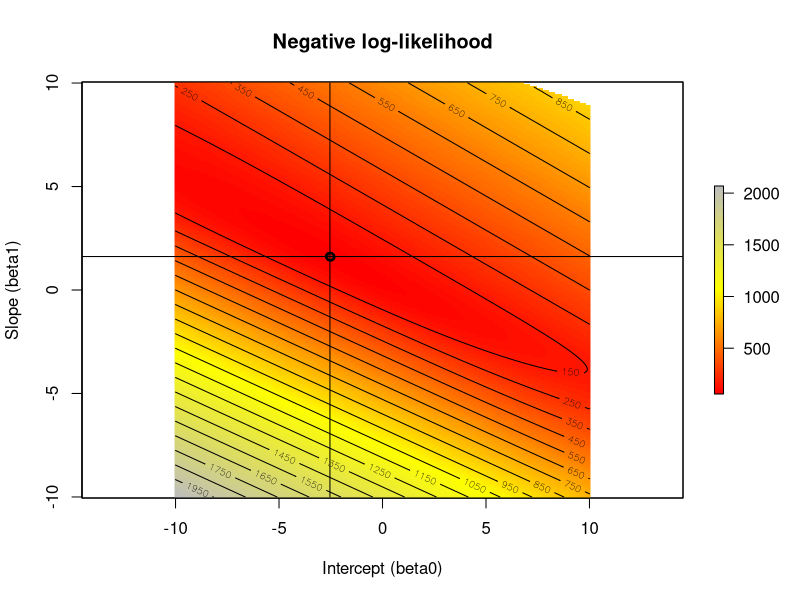

Reproduce this figure in R. (Note: this script raises an error after producing the figure.)
## Chapter 2 Kery
## WHAT ARE HIERARCHICAL MODELS AND HOW DO WE ANALYZE THEM?

## **********************************************************
## 2.1 Introduction
## **********************************************************

## Hierarchical model <- set of models that are conditionally related.

## Probability distribution of one random variable depends on the other random 
## variable. Models contain one component for the observations and one or more 
## components that describe the variables or outcomes of ecological process.

## **********************************************************
## 2.2 Random Variables, Probability Density Functions, Statistical Models, Probability, and Statistical Inference
## **********************************************************

## random variables <- variables for which possible values are governed by
## probability distributions.

## Two types of probability distributions:
## probability density function(pdf) for continuous variables
## probability mass function (pmf) for discrete variables
## They depend on one or more quatities called parameters

## Example of a PMf (counts of observed peregrine falcons)
## y = {0,1,2,3,4,5}, N = 5, p = 0.2
## Probability that we detect a falcon 0-5 times
dbinom(0:5, size = 5, prob = 0.2)

## Example of a PDF (height of adult males)
## mean = 190 cm, standard dev = 10 cm
##Proportion of the population shorter than 200cm
pnorm(200, mean = 190, sd = 10)
# Expected proportion of males with height between 180-200
pnorm(200, mean = 190, sd = 10)- pnorm(180, mean = 190, sd = 10)

## Statistical model <- observed response is treated as a random variable with
## an assume probability distribution (pdf) and this response can be predicted in
## average but there is variability that is often caused by other variables(covariates). 

## Joint probability distribution

## Probability of simultaneously observing all unique combinations of Y and X. 
## Written as [Y = y, X = x]
## Example: 
## Sets up the observations
Y <- 0:5 #Possible values of Y (# surveys with peregrine sightings)
X <- 0:5 #Possible values of X (# fledged young)
p <- plogis(-1.2 + 2*X) # p as function of X
round(p, 2)
# Joint distribution [Y, X]
lambda <- 0.4
joint <- matrix(NA, length(Y), length(X))
rownames(joint) <- paste("y=", Y, sep="")
colnames(joint) <- paste("x=", X, sep="")
for(i in 1:length(Y)) {
  joint[,i] <- dbinom(Y, 5, p[i]) * dpois(X[i], lambda)
}
round(joint, 3)

## Marginal probability distribution

## For a variable Y its distribution averaged over all possible values of X. 
## If X is discrete we do the averaging, if X is continuous we integrate over 
## the range of X
## Example:
margX <- colSums(joint)
round(margX, 4)

margY <- rowSums(joint)
round(margY, 4)

## Conditional probability distribution
## Explicit description of the relationship between one random variables and another.
## Example:
YgivenX <- joint / matrix(margX, nrow(joint), ncol(joint), byrow=TRUE)
round(YgivenX, 2)

## **********************************************************
## 2.3 Hierarchical Models (HMs)
## **********************************************************


## Occupancy model for species distributions
## See page 11
## N-mixture models- used for animal abundance
## See page 12

## **********************************************************
## 2.4 Classical Inference Based on Likelihood
## **********************************************************

## "Statistical inference for any system is based on the conceptual view that data we observe (or may
## potentially observe) are outcomes of random variables having a distribution with parameters that we
## would like to learn about from data."

## Example:
# Simulate a covariate called vegHt for 100 sites
set.seed(2014) # Set seed so we all get the same values of vegHt
M <- 100 # Number of sites surveyed
vegHt <- runif(M, 1, 3) # uniform from 1 to 3

# Suppose that occupancy probability increases with vegHt
# The relationship is described by an intercept of -3 and
# a slope parameter of 2 on the logit scale
beta0 <- -3
beta1 <- 2
psi <- plogis(beta0 + beta1*vegHt) # apply inverse logit
# Now we go to 100 sites and observe presence or absence
z <- rbinom(M, 1, psi)

# Definition of negative log-likelihood.
negLogLike <- function(beta, y, x) {
  beta0 <- beta[1]
  beta1 <- beta[2]
  psi <- plogis(beta0 + beta1*x)
  likelihood <- psi^y * (1-psi)^(1-y) # same as next line:
  # likelihood <- dbinom(y, 1, psi)
  return(-sum(log(likelihood)))
}
# Look at (negative) log-likelihood for 2 parameter sets
negLogLike(c(0,0), y=z, x=vegHt)
negLogLike(c(-3,2), y=z, x=vegHt) # Lower is better!
# Let's minimize it formally by function minimisation
starting.values <- c(beta0=0, beta1=0)
opt.out <- optim(starting.values, negLogLike, y=z, x=vegHt, hessian=TRUE)
(mles <- opt.out$par) # MLEs are pretty close to truth

# Alternative 1: Brute-force grid search for MLEs
mat <- as.matrix(expand.grid(seq(-10,10,0.1), seq(-10,10,0.1)))
# above: Can vary resolution (e.g., from 0.1 to 0.01)
nll <- array(NA, dim = nrow(mat))
for (i in 1:nrow(mat)){
  nll[i] <- negLogLike(mat[i,], y = z, x = vegHt)
}
which(nll == min(nll))
mat[which(nll == min(nll)),]
# Produce a likelihood surface, shown in Fig. 2-2.
library(raster)
r <- rasterFromXYZ(data.frame(x = mat[,1], y = mat[,2], z = nll))
mapPalette <- colorRampPalette(rev(c("grey", "yellow", "red")))

plot(r, col = mapPalette(100), main = "Negative log-likelihood",
     xlab = "Intercept (beta0)", ylab = "Slope (beta1)")
contour(r, add = TRUE, levels = seq(50, 2000, 100))
# Alternative 2: Use canned R function glm as a shortcut
(fm <- glm(z ~ vegHt, family = binomial)$coef)
# Add 3 sets of MLEs into plot
# 1. Add MLE from function minimisation
points(mles[1], mles[2], pch = 1, lwd = 2)
abline(mles[2],0) # Put a line through the Slope value
lines(c(mles[1],mles[1]),c(-10,10))
# 2. Add MLE from grid search
points(mat[which(nll == min(nll)),1], mat[which(nll == min(nll)),2],
       pch = 1, lwd = 2)
# 3. Add MLE from glm function
points(fm[1], fm[2], pch = 1, lwd = 2)

Vc <- solve(opt.out$hessian) # Get variance-covariance matrix
ASE <- sqrt(diag(Vc)) # Extract asymptotic SEs
print(ASE)
# Compare to SEs reported by glm() function (output thinned)
summary(glm(z ~ vegHt, family = binomial))


## Bootstrapping
nboot<-1000 #Obtain1000bootstrapsamples
boot.out<-matrix(NA,nrow=nboot,ncol=3)
dimnames(boot.out)<-list(NULL,c("beta0","beta1","psi.bar"))
for(i in 1:1000){
  #Simulatedata
  psi<-plogis(mles[1]+mles[2]*vegHt)
  z<-rbinom(M,1,psi)
  #Fitmodel
  tmp<-optim(mles,negLogLike,y=z,x=vegHt,hessian=TRUE)$par
  psi.mean<-plogis(tmp[1]+tmp[2]*mean(vegHt))
  boot.out[i,]<-c(tmp,psi.mean)
}
SE.boot<-sqrt(apply(boot.out,2,var)) #GetbootstrapSE
names(SE.boot)<-c("beta0","beta1","psi.bar")
apply(boot.out,2,quantile,c(0.025,0.975))

SE.boot

## Discrete Random effects
set.seed(2014)
M <- 100
vegHt <- runif(M, 1, 3)
# number of sites
# uniform from 1 to 3
psi <- plogis(beta0 + beta1 * vegHt) # occupancy probability
z <- rbinom(M, 1, psi)
p <- 0.6
J <- 3
y <-rbinom(M, J, p*z)
# Define negative log-likelihood.
# realised presence/absence
# detection probability
# sample each site 3 times
# observed detection frequency
negLogLikeocc <- function(beta, y, x, J) {
  beta0 <- beta[1]
  beta1 <- beta[2]
  p <- plogis(beta[3])
  psi <- plogis(beta0 + beta1*x)
  marg.likelihood <- dbinom(y, J, p)*psi + ifelse(y==0,1,0)*(1-psi)
  return(-sum(log(marg.likelihood)))
}
starting.values <- c(beta0=0, beta1=0,logitp=0)
(opt.out <- optim(starting.values, negLogLikeocc, y=y, x=vegHt,J=J,
                  hessian=TRUE))
## To optain standard errors
sqrt(diag(solve(opt.out$hessian)))

## Continuous Latent Variable (random effect)
marg <- rep(NA, J+1)
for(j in 0:J){
  marg[j+1] <- integrate(
    function(x){
      dbinom(j, J, plogis(x)) * dnorm(x, mu, sigma)},
    lower=-Inf,upper=Inf)$value
  }

#nx[encounter frequencies, number inds. encountered 1, 2, ..., 14 times
nx <- c(34, 16, 10, 4, 2, 2, 0, 0, 0, 0, 0, 0, 0, 0)
nind <- sum(nx)
# Number of individuals observed
J <- 14
# Number of sample occasions
# Model Mh likelihood
Mhlik <- function(parms){
  mu <- parms[1]
  sigma <- exp(parms[2])
  # n0 = number of UNobserved individuals: N = nind + n0
  n0 <- exp(parms[3])
  # Compute the marginal probabilities for each possible value j[0,..,14
  marg <- rep(NA,J+1)
  }
  
# The negative log likelihood involves combinatorial terms computed
# using lgamma()-1*(lgamma(n0 + nind + 1)- lgamma(n0 + 1) + sum(c(n0, nx) * log(marg)))

(tmp <- nlm(Mhlik, c(-1, 0, log(10)), hessian=TRUE))

(SE <- sqrt( (exp(tmp$estimate[3])^2)* diag(solve(tmp$hessian))[3] ) )

## **********************************************************
## 2.5 Bayesian Inference
## **********************************************************

## In Bayesian inference, we use probability directly to characterize
## uncertainty about parameters whereas in classical inference probability is used to characterize operating
## properties of statistical procedures.

## Bayesian inference is characterized by two features: 
## 1) posterior inference
## 2) regarding all parameters as realizations of random variables

## Bayes rule 
## [z|y] = [y|z][z]\[y]
## posterior = likelihood*prior/marginalization

## [z|y] = conditional probability distribution of z given y (the probability of z being true given y)
## [y|z] = conditional probability distribution of y given z (the probability of y being true given z)
## [z] = marginal distribution of z (the probability of z being true)
## [y] = marginal distribution of y (the probability of y being true)

## we can think of this as a way of updating our prior knowledge about an unknown
## quantity (expressed by [z]) with information obtained from the data ([y|z]).

## for example, in occupancy modeling terms:
## Pr(present|not detected) = Pr(not detected|present)*Pr(present) \ Pr(not detected)
## the probability a species is present given the absense of detection (the posterior)
## equals the probability that a species is not detected given being present (the likelihood)
## multiplied by the probability that a species is present (the prior)
## divided by the probability that a species is not detected (marginalization)

## another example in our modeling context:
## [model|data] = [data|model][model] \ [data]

## Regarding choosing priors:
## majority of time, chosen to express a lack of specific information to 'let the data speak'
## however can be chosen based on information from a comparable previous study, i.e. sequentially across years
## informative priors can be useful if you have a parameter that is technically undefinable
## according to Kery: we generally recommend the use of priors that are meant to reflect a lack of information

## TODO QUESTION: For our lab's modeling approach, what type of priors do we typically use?

## **********************************************************
## 2.6 Basic Markov Chain Monte Carlo (MCMC)
## **********************************************************

## a class of methods for drawing random samples (i.e., simulating) from the target posterior distribution (or any distribution for that matter).

## any particular MCMC algorithm needs to run for some number of iterations before the
## Markov chain “converges” to the target posterior distribution. Samples from this early, transitional
## period, called the “burn-in” or “warm-up,” are discarded and not used in characterizing posterior
## summaries.

## 2.6.2 ILLUSTRATION: USING MH FOR A BINOMIAL MODEL
# Simulate data
set.seed(2016)
y <- rbinom(2, size=10, p = 0.5)
# Define the joint distribution ([ likelihood) which we will maximize
jointdis <- function(data, J, p){
  prod(dbinom(data, size=J, p=p))
}
# Posterior is proportional to likelihood times prior
posterior <- function(p, data, J, a, b){
  prod(dbinom(data, size=J, p=p)) * dbeta(p, a, b)
}

# Do 100,000 MCMC iterations using Metropolis algorithm
# Assume vague prior which is beta(1,1) [ Unif(0,1)
mcmc.iters <- 100000
out <- rep(NA, mcmc.iters)

# Starting value
p <- 0.2
# Begin the MCMC loop
for(i in 1:mcmc.iters){
  # Use a uniform candidate generator (not efficient)
  p.cand <- runif(1, 0, 1)
  # Alternative: random walk proposal
  # p.cand <- rnorm(1, p, 0.05) # Need to reject if > 1 or < 0
  # if(p.cand < 0 | p.cand > 1 ) next
  r <- posterior(p=p.cand, y, J=10, a=1, b=1) / posterior(p=p, y, J=10, a=1, b=1)
  # Generate a uniform r.v. and compare with "r", this imposes the
  # correct probability of acceptance
  if(runif(1) < r)
    p <- p.cand
  # Save the current value of p
  out[i] <- p
}

mean(out)

sd(out)

quantile(out, c(0.025, 0.975))

# Evaluate likelihood for a grid of values of p
p.grid <- seq(0.1, 0.9, , 200)
likelihood <- rep(NA, 200)
for(i in 1:200){
  likelihood[i] <- jointdis(y, J=10, p=p.grid[i])
}

par(mfrow=c(2,1), mar = c(5,5,3,2))
plot(p.grid, likelihood, xlab="", ylab="Likelihood", xlim=c(0,1), ty = "l", main =
       "Likelihood function")
p.hat <- p.grid[likelihood == max(likelihood)]
abline(v = p.hat)
text(p.hat, 0.005, paste("MLE = ", round(p.hat, 3), sep= ""))
plot(density(out), xlim=c(0,1), main = "Posterior distribution", xlab = "p",
     ylab = "Posterior")
p.mean <- mean(out)
abline(v = p.mean)
text(p.mean, 0.5, paste("Post. mean = ", round(p.mean, 3),sep=" "))

## 2.6.3 METROPOLIS ALGORITHM FOR MULTIPARAMETER MODELS

log.posterior <- function(beta0, beta1, z, vegHt){
  # Note: "z" and "vegHt" must be input
  loglike <- -1 * negLogLike(c(beta0, beta1), z, vegHt)
  logprior <- dnorm(c(beta0, beta1), 0, 10, log=TRUE)
  return(loglike + logprior[1] + logprior[2])
}

niter <- 50000
out <- matrix(NA, niter, 2, dimnames = list(NULL, c("beta0", "beta1")))
# Initialize parameters
beta0 <- rnorm(1)
beta1 <- rnorm(1)
# Current value of the log(posterior)
logpost.curr <- log.posterior(beta0, beta1, z, vegHt)
# Run MCMC algorithm
for(i in 1:niter){
  if(i %% 1000 == 0) # report progress
    cat("iter", i, "yn")
  # Update intercept (beta0)
  # Propose candidate values of beta
  # If the proposal was not symmetric, would be Metrop-*Hastings*
  beta0.cand <- rnorm(1, beta0, 0.3) # 0.3 is tuning parameter
  # Evaluate the log(posterior)
  logpost.cand <- log.posterior(beta0.cand, beta1, z, vegHt)
  # Compute Metropolis acceptance probability, r
  r <- exp(logpost.cand - logpost.curr)
  # Keep candidate if it meets criterion (u < r)
  if(runif(1) < r){
    beta0 <- beta0.cand
    logpost.curr <- logpost.cand
  }
  # Update slope (beta1)
  beta1.cand <- rnorm(1, beta1, 0.3) # 0.3 is tuning parameter
  # Evaluate the log(posterior)
  logpost.cand <- log.posterior(beta0, beta1.cand, z, vegHt)
  # Compute Metropolis acceptance probability
  r <- exp(logpost.cand - logpost.curr)
  # Keep candidate if it meets criterion (u < r)
  if(runif(1) < r){
    beta1 <- beta1.cand
    logpost.curr <- logpost.cand
  }
  out[i,] <- c(beta0, beta1) # Save samples for iteration
}
# Plot
layout(rbind(c(1,1),
             c(2,2),
             c(3,4)), respect = T) # <- play with these settings
par(oma=c(0,0,0,0),mar=c(5,4,1,1))
plot(out[,1], type="l", xlab="Iteration", ylab="beta0")
plot(out[,2], type="l", xlab="Iteration", ylab="beta1")
plot(density(out[,1]), xlab="beta0", main="")
plot(density(out[,2]), xlab="beta1", main="")

## 2.6.7 BAYESIAN ANALYSIS OF HMs
psi <- plogis(-3 + 2*vegHt) # occupancy probability
z <- rbinom(M, 1, psi) # realised presence/absence
p <- 0.6 # detection probability
J <- 3 # sample each site 3 times
y <-rbinom(M, J, p*z) # observed detection frequency
# Number of MCMC iterations to to
niter <- 50000
# Matrix to hold the simulated values
out <- matrix(NA, niter, 3, dimnames = list(NULL, c("beta0", "beta1", "p")))
# Initialize parameters, likelihood, and priors
starting.values <- c(beta0=0, beta1=0)
beta0 <- starting.values[1]
beta1 <- starting.values[2]
z <-ifelse(y>0, 1, 0)
p <- 0.2

# NOTE: using logistic reg. likelihood function here (defined previously)
loglike <- -1*negLogLike(c(beta0, beta1), z, vegHt)
logprior <- dnorm(c(beta0, beta1), 0, 10, log=TRUE)
# Run MCMC algorithm
for(i in 1:niter) {
  if(i %% 1000 ==0 ) # report progress
    cat("iter", i, "yn")
  # PART 1 of algorithm -- same as before
  # Update intercept (beta0)
  # propose candidate values of beta
  beta0.cand <- rnorm(1, beta0, 0.3) # 0.3 is tuning parameter
  # evaluate likelihood and priors for candidates
  loglike.cand <- -1*negLogLike(c(beta0.cand, beta1), z, vegHt)
  logprior.cand <- dnorm(beta0.cand, 0, 10, log=TRUE)
  # Compute Metropolis acceptance probability (r)
  r <- exp((loglike.cand+logprior.cand) - (loglike + logprior[1]))
  # Keep candidate if it meets the criterion
  if(runif(1) < r){
    beta0 <- beta0.cand
    loglike <- loglike.cand
    logprior[1] <- logprior.cand
  }
  # Update slope (beta1)
  beta1.cand <- rnorm(1, beta1, 0.3) # 0.3 is tuning parameter
  # evaluate likelihood and priors for candidates
  loglike.cand <- -1*negLogLike(c(beta0,beta1.cand), z, vegHt)
  logprior.cand <- dnorm(beta1.cand, 0, 10, log=TRUE)
  # Compute Metropolis acceptance probability r
  r <- exp((loglike.cand+logprior.cand) - (loglike + logprior[2]))
  # Keep the candidates if they meet the criterion
  if(runif(1) < r) {
    beta1 <- beta1.cand
    loglike <- loglike.cand
    logprior[2] <- logprior.cand
  }
  # Part 2 of the algorithm
  # update z. Note we only need to update z if y=0.
  # The full conditional has known form
  psi <- plogis(beta0 + beta1 * vegHt)
  psi.cond <- dbinom(0,J,p) * psi /(dbinom(0, J, p) * psi + (1-psi))
  z[y==0] <- rbinom(sum(y==0), 1, psi.cond[y==0])
  loglike <- -1 * negLogLike(c(beta0, beta1), z, vegHt)
  
  # Part 3: update p
  ## The commented code will update p using Metropolis
  ## loglike.p <- sum(log(dbinom(y[z==1],J,p)))
  ## p.cand <- runif(1, 0, 1)
  ## loglike.p.cand <- sum(log(dbinom(y[z==1], J, p.cand)))
  ## if(runif(1) < exp(loglike.p.cand-loglike.p))
  ## p <- p.cand
  ## This bit draws p directly from its full conditional
  p <- rbeta(1, 1+ sum(y), sum(z)*J +1 - sum(y) )
  # Save MCMC samples
  out[i,] <- c(beta0,beta1,p)
}
# Plot bivariate representation of joint posterior
pairs(out)
# Trace/history plots for each parameter (Fig. 2.8)
op <- par(mfrow=c(2,1))
plot(out[,1], type="l", xlab="Iteration", ylab="beta0")
abline(h = mean(out[,1]), col = "blue", lwd = 2)
abline(h = -3, col = "red", lwd = 2)
plot(out[,2], type="l", xlab="Iteration", ylab="beta1")
abline(h = mean(out[,2]), col = "blue", lwd = 2)
abline(h = 2, col = "red", lwd = 2)


## **********************************************************
## 2.7 Model Selection and Averaging
## **********************************************************


## **********************************************************
## 2.8 Assessment of Model Fit
## **********************************************************

## 2.8.1 PARAMETRIC BOOTSTRAPPING EXAMPLE
sim.data <- function(beta0 = -3, beta1 = 2, p = 0.6, x=NULL){
  # Function allows input of covariate "x", or simulates new
  
  M <- 100
  if(is.null(x))
    vegHt <- runif(M, 1, 3) # uniform from 1 to 3
  
  # Suppose that occupancy probability increases with vegHt
  # The relationship is described (default) by an intercept of -3 and
  #    a slope parameter of 2 on the logit scale
  # plogis is the inverse-logit (constrains us back to the [0-1] scale)
  psi <- plogis(beta0 + beta1*vegHt)
  
  # Now we simulated true presence/absence for 100 sites
  z <- rbinom(M, 1, psi)
  
  # Now generate observations
  J <- 3 # sample each site 3 times
  y <- rbinom(M,J,p*z)
  
  list(y=y, J=J, vegHt=vegHt)
}

# This is the negative log-likelihood based on the marginal distribution
# of y. It is the pmf of a zero-inflated binomial random variable.
#
negLogLikeocc <- function(beta, y, x, J) {
  beta0 <- beta[1]
  beta1 <- beta[2]
  p<- plogis(beta[3])
  psi <- plogis(beta0 + beta1*x)
  marg.likelihood <- dbinom(y, J, p) * psi + ifelse(y==0, 1, 0) * (1-psi)
  return(-sum(log(marg.likelihood)))
}

data <- sim.data()        # Generate a data set

# Let's minimize it
starting.values <- c(beta0=0, beta1=0, logitp=0)
opt.out <- optim(starting.values, negLogLikeocc, y=data$y, x=data$vegHt,
                 J=data$J, hessian=TRUE)
(mles <- opt.out$par)

# Make a table with estimates, SEs, and 95% CI
mle.table <- data.frame(Est=mles,
                        SE = sqrt(diag(solve(opt.out$hessian))))
mle.table$lower <- mle.table$Est - 1.96*mle.table$SE
mle.table$upper <- mle.table$Est + 1.96*mle.table$SE
mle.table


# Define a fit statistic
fitstat <- function(y, Ey){
  sum((sqrt(y) - sqrt(Ey)))
}
# Compute it for the observed data
# ~~~ 3 lines of code added to ensure we are using output from sim.data(), see Errata 2021-10-09
y <- data$y
J <- data$J
vegHt <- data$vegHt
T.obs <- fitstat(y, J*plogis(mles[1] + mles[2]*vegHt)*plogis(mles[3]))

# Get bootstrap distribution of fit statistic
T.boot <- rep(NA, 100)
for(i in 1:100){
  # Simulate a new data set and extract the elements. Note we use
  # the previously simulated "vegHt" covariate
  data <- sim.data(beta0=mles[1],beta1=mles[2],p=plogis(mles[3]),x=vegHt)
  # Next we fit the model
  starting.values <- c(0,0,0)
  opt.out <- optim(starting.values, negLogLikeocc, y=data$y, x= data$vegHt, J=data$J, hessian=TRUE)
  (parms <- opt.out$par)
  # Obtain the fit statistic
  T.boot[i]<- fitstat(y, J*plogis(parms[1] + parms[2]*vegHt)*plogis(parms[3]) )
}

(T.obs)

summary(T.boot)


## **********************************************************
## 2.9 Summary and Outlook
## **********************************************************




## **********************************************************
## Exercises
## **********************************************************

# 1. You should be able to apply Bayes’ rule to the peregrine falcon example earlier in this chapter to
# compute the distribution of X|Y. That is: how many fledged young are there, given that we have
# detected birds on 0, 1, 2, . , J visits?

## Bayes rule 
## [z|y] = [y|z][z]\[y]
## posterior = likelihood*prior/marginalization

## Pr(fledged_young|detected) = Pr(detected|fledged_young)*Pr(fledged_young) / Pr(detected)

# Parameters
N <- 5         # Number of visits
p <- 0.2       # Detection probability per visit

# Possible values of X (fledged young)
X_vals <- 0:5  
prior_X <- rep(1 / length(X_vals), length(X_vals))  # Uniform prior for simplicity

# Function to calculate the posterior distribution P(fledged_young|detected)
posterior_X_given_Y <- function(Y) {
  # Compute likelihood P(detected|fledged_young) for each number of fledged_young
  likelihood_Y_given_X <- sapply(X_vals, function(x) dbinom(Y, size = N, prob = x * p))
  
  # Calculate marginal probability P(detected)
  marginal_Y <- sum(likelihood_Y_given_X * prior_X)
  
  # Apply Bayes' Rule
  posterior <- (likelihood_Y_given_X * prior_X) / marginal_Y
  
  # Return the posterior probability distribution P(fledged_young|detected)
  return(posterior)
}

# Example: Compute for Y = 2
posterior_X_given_Y(2)



# 2. For the bootstrap GoF analysis done on the occupancy model, we found that the model appears to
# fit the data well. Try fitting the wrong model; i.e., without the vegHt covariate, and see if the
# model fails the GoF test.

sim.data <- function(beta0 = -3, beta1 = 2, p = 0.6, x=NULL){
  # Function allows input of covariate "x", or simulates new
  
  M <- 100
  if(is.null(x))
    vegHt <- runif(M, 1, 3) # uniform from 1 to 3
  
  # Suppose that occupancy probability increases with vegHt
  # The relationship is described (default) by an intercept of -3 and
  #    a slope parameter of 2 on the logit scale
  # plogis is the inverse-logit (constrains us back to the [0-1] scale)
  psi <- plogis(beta0 + beta1*vegHt)
  
  # Now we simulated true presence/absence for 100 sites
  z <- rbinom(M, 1, psi)
  
  # Now generate observations
  J <- 3 # sample each site 3 times
  y <- rbinom(M,J,p*z)
  
  list(y=y, J=J, vegHt=vegHt)
}

# This is the negative log-likelihood based on the marginal distribution
# of y. It is the pmf of a zero-inflated binomial random variable.
#
negLogLikeocc <- function(beta, y, x, J) {
  beta0 <- beta[1]
  beta1 <- beta[2]
  p<- plogis(beta[3])
  psi <- plogis(beta0 + beta1*x)
  marg.likelihood <- dbinom(y, J, p) * psi + ifelse(y==0, 1, 0) * (1-psi)
  return(-sum(log(marg.likelihood)))
}

data <- sim.data()        # Generate a data set

# Let's minimize it
starting.values <- c(beta0=0, beta1=0, logitp=0)
opt.out <- optim(starting.values, negLogLikeocc, y=data$y, x=data$vegHt,
                 J=data$J, hessian=TRUE)
(mles <- opt.out$par)

# Make a table with estimates, SEs, and 95% CI
mle.table <- data.frame(Est=mles,
                        SE = sqrt(diag(solve(opt.out$hessian))))
mle.table$lower <- mle.table$Est - 1.96*mle.table$SE
mle.table$upper <- mle.table$Est + 1.96*mle.table$SE
mle.table


# Define a fit statistic
fitstat <- function(y, Ey){
  sum((sqrt(y) - sqrt(Ey)))
}
# Compute it for the observed data
# ~~~ 3 lines of code added to ensure we are using output from sim.data(), see Errata 2021-10-09
y <- data$y
J <- data$J
vegHt <- data$vegHt


T.obs <- fitstat(y, J*plogis(mles[1] + mles[2]*vegHt)*plogis(mles[3]))

# Get bootstrap distribution of fit statistic
T.boot <- rep(NA, 100)
for(i in 1:100){
  # Simulate a new data set and extract the elements. Note we use
  # the previously simulated "vegHt" covariate
  data <- sim.data(beta0=mles[1],beta1=mles[2],p=plogis(mles[3]),x=vegHt)
  # Next we fit the model
  starting.values <- c(0,0,0)
  opt.out <- optim(starting.values, negLogLikeocc, y=data$y, x= data$vegHt, J=data$J, hessian=TRUE)
  (parms <- opt.out$par)
  ## obly change from book example
  # Obtain the fit statistic removing vegHt
  T.boot[i]<- fitstat(y, J*plogis(parms[1] + parms[2])*plogis(parms[3]) )
}

(T.obs)

summary(T.boot)

## Unsurprisingly, removing the vegHt parameter causes the model to fail the GoF test.
## In other words, because the observed statistic T is NOT somewhere between the mean and the first quartile
## of the bootstrap distribution, thus the observed data set seems INconsistent with data sets
## that were simulated under the model. VegHt is an important predictor for this model.

# 3. Where we talked about prior distributions and sensitivity we said “if we have a flat prior on
# logit(p) for some probability parameter p, this is very different from having a Uniform(0,1) prior
# on p.” Evaluate this by simulating data for different priors on logit(p) and then back-transforming
# the simulated values to see what the implied prior is for p. Find a normal prior for logit(p) that is
# approximately uniform on [0,1] for p.

library(ggplot2)

# Step 1: Define the number of samples
n_samples <- 10000

# Step 2: Sample for Uniform(0, 1) prior on p
p_uniform <- runif(n_samples, 0, 1)

# Step 3: Simulate Normal priors on logit(p)
logit_p_normal_flat <- rnorm(n_samples, mean = 0, sd = 1)   # Flat prior with standard normal
logit_p_normal_adjusted <- rnorm(n_samples, mean = 0, sd = 1.8) # Adjusted sd for approximately uniform

# Step 4: Back-transform to probability space
p_normal_flat <- 1 / (1 + exp(-logit_p_normal_flat))
p_normal_adjusted <- 1 / (1 + exp(-logit_p_normal_adjusted))

# Step 5: Combine data for plotting
prior_data <- data.frame(
  p = c(p_uniform, p_normal_flat, p_normal_adjusted),
  prior_type = rep(c("Uniform(0,1) on p", "Normal(0,1) on logit(p)", "Normal(0, 1.8) on logit(p)"), each = n_samples)
)

# Step 6: Plot the distributions
ggplot(prior_data, aes(x = p, fill = prior_type)) +
  geom_density(alpha = 0.6) +
  labs(title = "Comparison of Implied Priors on p",
       x = "Probability (p)", y = "Density") +
  scale_fill_manual(values = c("blue", "red", "green")) +
  theme_minimal()


# 4. Use a Metropolis or MH algorithm to simulate Normal(0,1) random variables if all you have
# access to is a uniform random number generator. Of course you also know the mathematical form
# for the normal pdf but you do not have a normal random number generator at hand. Verify that
# your simulated data have the required normal distribution by making a histogram and computing
# summary statistics.

# Step 1: Define parameters
n_samples <- 10000             # Number of samples to generate
proposal_sd <- 0.5             # Standard deviation for proposal distribution (controls step size)
samples <- numeric(n_samples)  # To store samples
samples[1] <- 0                # Initialize chain at zero

# Step 2: Target density function (Normal(0,1) PDF)
target_density <- function(x) {
  return(dnorm(x, mean = 0, sd = 1))
}

# Step 3: Metropolis algorithm
for (i in 2:n_samples) {
  # Generate proposal from a Uniform(-proposal_sd, proposal_sd) around current sample
  proposal <- samples[i - 1] + runif(1, -proposal_sd, proposal_sd)
  
  # Calculate acceptance ratio
  acceptance_ratio <- target_density(proposal) / target_density(samples[i - 1])
  
  # Decide whether to accept the proposal
  if (runif(1) < acceptance_ratio) {
    samples[i] <- proposal  # Accept proposal
  } else {
    samples[i] <- samples[i - 1]  # Keep current sample
  }
}

# Step 4: Plot results
hist(samples, probability = TRUE, breaks = 30, main = "Histogram of Samples from Normal(0,1)",
     xlab = "Sample values", col = "skyblue", border = "white")
curve(dnorm(x, mean = 0, sd = 1), add = TRUE, col = "darkblue", lwd = 2)

# Step 5: Summary statistics
summary(samples)
mean(samples)  # Should be close to 0
sd(samples)    # Should be close to 1
